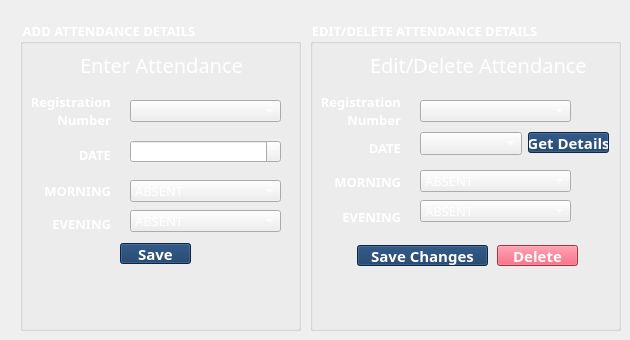
    <widget class="QWidget" name="tab_6">
     <attribute name="title">
      <string>Attendance</string>
     </attribute>
     <widget class="QGroupBox" name="groupBox_3">
      <property name="geometry">
       <rect>
        <x>20</x>
        <y>20</y>
        <width>281</width>
        <height>311</height>
       </rect>
      </property>
      <property name="font">
       <font>
        <family>Poppins Black</family>
        <pointsize>10</pointsize>
        <weight>75</weight>
        <bold>true</bold>
       </font>
      </property>
      <property name="styleSheet">
       <string notr="true">color: rgb(255, 255, 255);</string>
      </property>
      <property name="title">
       <string>ADD ATTENDANCE DETAILS</string>
      </property>
      <widget class="QLabel" name="label_47">
       <property name="geometry">
        <rect>
         <x>10</x>
         <y>20</y>
         <width>41</width>
         <height>41</height>
        </rect>
       </property>
       <property name="text">
        <string/>
       </property>
       <property name="pixmap">
        <pixmap>../../../../school_management_pyqt/schl_mgmt_app/src/attendance.png</pixmap>
       </property>
       <property name="scaledContents">
        <bool>true</bool>
       </property>
      </widget>
      <widget class="QLabel" name="label_48">
       <property name="geometry">
        <rect>
         <x>60</x>
         <y>30</y>
         <width>201</width>
         <height>29</height>
        </rect>
       </property>
       <property name="font">
        <font>
         <family>Poppins</family>
         <pointsize>15</pointsize>
         <weight>50</weight>
         <italic>false</italic>
         <bold>false</bold>
         <kerning>true</kerning>
        </font>
       </property>
       <property name="layoutDirection">
        <enum>Qt::LeftToRight</enum>
       </property>
       <property name="styleSheet">
        <string notr="true">color: rgb(255, 255, 255);</string>
       </property>
       <property name="text">
        <string>Enter Attendance</string>
       </property>
       <property name="scaledContents">
        <bool>true</bool>
       </property>
       <property name="alignment">
        <set>Qt::AlignLeading|Qt::AlignLeft|Qt::AlignVCenter</set>
       </property>
      </widget>
      <widget class="QComboBox" name="cb41">
       <property name="geometry">
        <rect>
         <x>110</x>
         <y>80</y>
         <width>151</width>
         <height>22</height>
        </rect>
       </property>
       <property name="font">
        <font>
         <family>Poppins SemiBold</family>
         <pointsize>10</pointsize>
        </font>
       </property>
       <property name="styleSheet">
        <string notr="true">color: rgb(255, 255, 255);
gridline-color: rgb(255, 255, 255);
selection-color: rgb(15, 52, 96);
border-color: rgb(255, 255, 255);</string>
       </property>
       <property name="editable">
        <bool>false</bool>
       </property>
       <property name="frame">
        <bool>true</bool>
       </property>
      </widget>
      <widget class="QLabel" name="label_49">
       <property name="geometry">
        <rect>
         <x>10</x>
         <y>60</y>
         <width>81</width>
         <height>61</height>
        </rect>
       </property>
       <property name="font">
        <font>
         <family>Poppins</family>
         <pointsize>10</pointsize>
         <weight>75</weight>
         <italic>false</italic>
         <bold>true</bold>
         <kerning>true</kerning>
        </font>
       </property>
       <property name="layoutDirection">
        <enum>Qt::LeftToRight</enum>
       </property>
       <property name="styleSheet">
        <string notr="true">color: rgb(255, 255, 255);</string>
       </property>
       <property name="text">
        <string>Registration Number</string>
       </property>
       <property name="scaledContents">
        <bool>true</bool>
       </property>
       <property name="alignment">
        <set>Qt::AlignRight|Qt::AlignTrailing|Qt::AlignVCenter</set>
       </property>
       <property name="wordWrap">
        <bool>true</bool>
       </property>
      </widget>
      <widget class="QLabel" name="label_50">
       <property name="geometry">
        <rect>
         <x>50</x>
         <y>110</y>
         <width>41</width>
         <height>50</height>
        </rect>
       </property>
       <property name="font">
        <font>
         <family>Poppins</family>
         <pointsize>10</pointsize>
         <weight>75</weight>
         <italic>false</italic>
         <bold>true</bold>
         <kerning>true</kerning>
        </font>
       </property>
       <property name="layoutDirection">
        <enum>Qt::LeftToRight</enum>
       </property>
       <property name="styleSheet">
        <string notr="true">color: rgb(255, 255, 255);</string>
       </property>
       <property name="text">
        <string>DATE</string>
       </property>
       <property name="scaledContents">
        <bool>true</bool>
       </property>
       <property name="alignment">
        <set>Qt::AlignRight|Qt::AlignTrailing|Qt::AlignVCenter</set>
       </property>
      </widget>
      <widget class="QLabel" name="label_51">
       <property name="geometry">
        <rect>
         <x>10</x>
         <y>146</y>
         <width>81</width>
         <height>50</height>
        </rect>
       </property>
       <property name="font">
        <font>
         <family>Poppins</family>
         <pointsize>10</pointsize>
         <weight>75</weight>
         <italic>false</italic>
         <bold>true</bold>
         <kerning>true</kerning>
        </font>
       </property>
       <property name="layoutDirection">
        <enum>Qt::LeftToRight</enum>
       </property>
       <property name="styleSheet">
        <string notr="true">color: rgb(255, 255, 255);</string>
       </property>
       <property name="text">
        <string>MORNING</string>
       </property>
       <property name="scaledContents">
        <bool>true</bool>
       </property>
       <property name="alignment">
        <set>Qt::AlignRight|Qt::AlignTrailing|Qt::AlignVCenter</set>
       </property>
      </widget>
      <widget class="QLabel" name="label_52">
       <property name="geometry">
        <rect>
         <x>10</x>
         <y>179</y>
         <width>81</width>
         <height>50</height>
        </rect>
       </property>
       <property name="font">
        <font>
         <family>Poppins</family>
         <pointsize>10</pointsize>
         <weight>75</weight>
         <italic>false</italic>
         <bold>true</bold>
         <kerning>true</kerning>
        </font>
       </property>
       <property name="layoutDirection">
        <enum>Qt::LeftToRight</enum>
       </property>
       <property name="styleSheet">
        <string notr="true">color: rgb(255, 255, 255);</string>
       </property>
       <property name="text">
        <string>EVENING</string>
       </property>
       <property name="scaledContents">
        <bool>true</bool>
       </property>
       <property name="alignment">
        <set>Qt::AlignRight|Qt::AlignTrailing|Qt::AlignVCenter</set>
       </property>
      </widget>
      <widget class="QPushButton" name="b41">
       <property name="geometry">
        <rect>
         <x>100</x>
         <y>223</y>
         <width>71</width>
         <height>21</height>
        </rect>
       </property>
       <property name="font">
        <font>
         <family>Poppins</family>
         <pointsize>11</pointsize>
         <weight>75</weight>
         <bold>true</bold>
        </font>
       </property>
       <property name="styleSheet">
        <string notr="true">background-color: rgb(15, 52, 96);
color: rgb(255, 255, 255);</string>
       </property>
       <property name="text">
        <string>Save</string>
       </property>
      </widget>
      <widget class="QDateEdit" name="tb41">
       <property name="geometry">
        <rect>
         <x>110</x>
         <y>120</y>
         <width>151</width>
         <height>23</height>
        </rect>
       </property>
       <property name="font">
        <font>
         <pointsize>10</pointsize>
        </font>
       </property>
       <property name="autoFillBackground">
        <bool>true</bool>
       </property>
       <property name="styleSheet">
        <string notr="true"> color: white;</string>
       </property>
      </widget>
      <widget class="QLabel" name="l41">
       <property name="geometry">
        <rect>
         <x>14</x>
         <y>260</y>
         <width>251</width>
         <height>30</height>
        </rect>
       </property>
       <property name="font">
        <font>
         <family>Poppins</family>
         <pointsize>11</pointsize>
         <weight>75</weight>
         <italic>false</italic>
         <bold>true</bold>
         <kerning>true</kerning>
        </font>
       </property>
       <property name="layoutDirection">
        <enum>Qt::LeftToRight</enum>
       </property>
       <property name="styleSheet">
        <string notr="true">color: rgb(255, 255, 255);</string>
       </property>
       <property name="text">
        <string/>
       </property>
       <property name="scaledContents">
        <bool>true</bool>
       </property>
       <property name="alignment">
        <set>Qt::AlignCenter</set>
       </property>
      </widget>
      <widget class="QComboBox" name="tb42">
       <property name="geometry">
        <rect>
         <x>110</x>
         <y>160</y>
         <width>151</width>
         <height>22</height>
        </rect>
       </property>
       <property name="font">
        <font>
         <family>Poppins SemiBold</family>
         <pointsize>10</pointsize>
        </font>
       </property>
       <property name="styleSheet">
        <string notr="true">color: rgb(255, 255, 255);
gridline-color: rgb(255, 255, 255);
selection-color: rgb(15, 52, 96);
border-color: rgb(255, 255, 255);</string>
       </property>
       <item>
        <property name="text">
         <string>ABSENT</string>
        </property>
       </item>
       <item>
        <property name="text">
         <string>PRESENT</string>
        </property>
       </item>
      </widget>
      <widget class="QComboBox" name="tb43">
       <property name="geometry">
        <rect>
         <x>110</x>
         <y>190</y>
         <width>151</width>
         <height>22</height>
        </rect>
       </property>
       <property name="font">
        <font>
         <family>Poppins SemiBold</family>
         <pointsize>10</pointsize>
        </font>
       </property>
       <property name="styleSheet">
        <string notr="true">color: rgb(255, 255, 255);
gridline-color: rgb(255, 255, 255);
selection-color: rgb(15, 52, 96);
border-color: rgb(255, 255, 255);</string>
       </property>
       <item>
        <property name="text">
         <string>ABSENT</string>
        </property>
       </item>
       <item>
        <property name="text">
         <string>PRESENT</string>
        </property>
       </item>
      </widget>
     </widget>
     <widget class="QGroupBox" name="groupBox_4">
      <property name="geometry">
       <rect>
        <x>310</x>
        <y>20</y>
        <width>311</width>
        <height>311</height>
       </rect>
      </property>
      <property name="font">
       <font>
        <family>Poppins Black</family>
        <pointsize>10</pointsize>
        <weight>75</weight>
        <bold>true</bold>
       </font>
      </property>
      <property name="styleSheet">
       <string notr="true">color: rgb(255, 255, 255);</string>
      </property>
      <property name="title">
       <string>EDIT/DELETE ATTENDANCE DETAILS</string>
      </property>
      <widget class="QLabel" name="label_55">
       <property name="geometry">
        <rect>
         <x>10</x>
         <y>20</y>
         <width>41</width>
         <height>41</height>
        </rect>
       </property>
       <property name="text">
        <string/>
       </property>
       <property name="pixmap">
        <pixmap>../../../../school_management_pyqt/schl_mgmt_app/src/attendance.png</pixmap>
       </property>
       <property name="scaledContents">
        <bool>true</bool>
       </property>
      </widget>
      <widget class="QLabel" name="label_56">
       <property name="geometry">
        <rect>
         <x>60</x>
         <y>30</y>
         <width>241</width>
         <height>29</height>
        </rect>
       </property>
       <property name="font">
        <font>
         <family>Poppins</family>
         <pointsize>15</pointsize>
         <weight>50</weight>
         <italic>false</italic>
         <bold>false</bold>
         <kerning>true</kerning>
        </font>
       </property>
       <property name="layoutDirection">
        <enum>Qt::LeftToRight</enum>
       </property>
       <property name="styleSheet">
        <string notr="true">color: rgb(255, 255, 255);</string>
       </property>
       <property name="text">
        <string>Edit/Delete Attendance</string>
       </property>
       <property name="scaledContents">
        <bool>true</bool>
       </property>
       <property name="alignment">
        <set>Qt::AlignLeading|Qt::AlignLeft|Qt::AlignVCenter</set>
       </property>
      </widget>
      <widget class="QComboBox" name="cb42">
       <property name="geometry">
        <rect>
         <x>110</x>
         <y>80</y>
         <width>151</width>
         <height>22</height>
        </rect>
       </property>
       <property name="font">
        <font>
         <family>Poppins SemiBold</family>
         <pointsize>10</pointsize>
        </font>
       </property>
       <property name="styleSheet">
        <string notr="true">color: rgb(255, 255, 255);
gridline-color: rgb(255, 255, 255);
selection-color: rgb(15, 52, 96);
border-color: rgb(255, 255, 255);</string>
       </property>
      </widget>
      <widget class="QLabel" name="label_57">
       <property name="geometry">
        <rect>
         <x>10</x>
         <y>60</y>
         <width>81</width>
         <height>61</height>
        </rect>
       </property>
       <property name="font">
        <font>
         <family>Poppins</family>
         <pointsize>10</pointsize>
         <weight>75</weight>
         <italic>false</italic>
         <bold>true</bold>
         <kerning>true</kerning>
        </font>
       </property>
       <property name="layoutDirection">
        <enum>Qt::LeftToRight</enum>
       </property>
       <property name="styleSheet">
        <string notr="true">color: rgb(255, 255, 255);</string>
       </property>
       <property name="text">
        <string>Registration Number</string>
       </property>
       <property name="scaledContents">
        <bool>true</bool>
       </property>
       <property name="alignment">
        <set>Qt::AlignRight|Qt::AlignTrailing|Qt::AlignVCenter</set>
       </property>
       <property name="wordWrap">
        <bool>true</bool>
       </property>
      </widget>
      <widget class="QLabel" name="label_58">
       <property name="geometry">
        <rect>
         <x>50</x>
         <y>102</y>
         <width>41</width>
         <height>51</height>
        </rect>
       </property>
       <property name="font">
        <font>
         <family>Poppins</family>
         <pointsize>10</pointsize>
         <weight>75</weight>
         <italic>false</italic>
         <bold>true</bold>
         <kerning>true</kerning>
        </font>
       </property>
       <property name="layoutDirection">
        <enum>Qt::LeftToRight</enum>
       </property>
       <property name="styleSheet">
        <string notr="true">color: rgb(255, 255, 255);</string>
       </property>
       <property name="text">
        <string>DATE</string>
       </property>
       <property name="scaledContents">
        <bool>true</bool>
       </property>
       <property name="alignment">
        <set>Qt::AlignRight|Qt::AlignTrailing|Qt::AlignVCenter</set>
       </property>
      </widget>
      <widget class="QLabel" name="label_59">
       <property name="geometry">
        <rect>
         <x>10</x>
         <y>136</y>
         <width>81</width>
         <height>51</height>
        </rect>
       </property>
       <property name="font">
        <font>
         <family>Poppins</family>
         <pointsize>10</pointsize>
         <weight>75</weight>
         <italic>false</italic>
         <bold>true</bold>
         <kerning>true</kerning>
        </font>
       </property>
       <property name="layoutDirection">
        <enum>Qt::LeftToRight</enum>
       </property>
       <property name="styleSheet">
        <string notr="true">color: rgb(255, 255, 255);</string>
       </property>
       <property name="text">
        <string>MORNING</string>
       </property>
       <property name="scaledContents">
        <bool>true</bool>
       </property>
       <property name="alignment">
        <set>Qt::AlignRight|Qt::AlignTrailing|Qt::AlignVCenter</set>
       </property>
      </widget>
      <widget class="QLabel" name="label_60">
       <property name="geometry">
        <rect>
         <x>10</x>
         <y>171</y>
         <width>81</width>
         <height>51</height>
        </rect>
       </property>
       <property name="font">
        <font>
         <family>Poppins</family>
         <pointsize>10</pointsize>
         <weight>75</weight>
         <italic>false</italic>
         <bold>true</bold>
         <kerning>true</kerning>
        </font>
       </property>
       <property name="layoutDirection">
        <enum>Qt::LeftToRight</enum>
       </property>
       <property name="styleSheet">
        <string notr="true">color: rgb(255, 255, 255);</string>
       </property>
       <property name="text">
        <string>EVENING</string>
       </property>
       <property name="scaledContents">
        <bool>true</bool>
       </property>
       <property name="alignment">
        <set>Qt::AlignRight|Qt::AlignTrailing|Qt::AlignVCenter</set>
       </property>
      </widget>
      <widget class="QPushButton" name="b42">
       <property name="geometry">
        <rect>
         <x>47</x>
         <y>225</y>
         <width>131</width>
         <height>21</height>
        </rect>
       </property>
       <property name="font">
        <font>
         <family>Poppins</family>
         <pointsize>11</pointsize>
         <weight>75</weight>
         <bold>true</bold>
        </font>
       </property>
       <property name="styleSheet">
        <string notr="true">background-color: rgb(15, 52, 96);
color: rgb(255, 255, 255);</string>
       </property>
       <property name="text">
        <string>Save Changes</string>
       </property>
      </widget>
      <widget class="QComboBox" name="cb43">
       <property name="geometry">
        <rect>
         <x>110</x>
         <y>112</y>
         <width>102</width>
         <height>23</height>
        </rect>
       </property>
       <property name="font">
        <font>
         <family>Poppins SemiBold</family>
         <pointsize>10</pointsize>
        </font>
       </property>
       <property name="styleSheet">
        <string notr="true">color: rgb(255, 255, 255);
gridline-color: rgb(255, 255, 255);
selection-color: rgb(15, 52, 96);
border-color: rgb(255, 255, 255);</string>
       </property>
      </widget>
      <widget class="QPushButton" name="b44">
       <property name="geometry">
        <rect>
         <x>218</x>
         <y>112</y>
         <width>81</width>
         <height>21</height>
        </rect>
       </property>
       <property name="font">
        <font>
         <family>Poppins</family>
         <pointsize>11</pointsize>
         <weight>75</weight>
         <bold>true</bold>
        </font>
       </property>
       <property name="styleSheet">
        <string notr="true">background-color: rgb(15, 52, 96);
color: rgb(255, 255, 255);</string>
       </property>
       <property name="text">
        <string>Get Details</string>
       </property>
      </widget>
      <widget class="QPushButton" name="b43">
       <property name="geometry">
        <rect>
         <x>187</x>
         <y>225</y>
         <width>81</width>
         <height>21</height>
        </rect>
       </property>
       <property name="font">
        <font>
         <family>Poppins</family>
         <pointsize>11</pointsize>
         <weight>75</weight>
         <bold>true</bold>
        </font>
       </property>
       <property name="styleSheet">
        <string notr="true">background-color: rgb(233, 69, 96);
color: rgb(255, 255, 255);</string>
       </property>
       <property name="text">
        <string>Delete</string>
       </property>
      </widget>
      <widget class="QLabel" name="l42">
       <property name="geometry">
        <rect>
         <x>27</x>
         <y>260</y>
         <width>260</width>
         <height>30</height>
        </rect>
       </property>
       <property name="font">
        <font>
         <family>Poppins</family>
         <pointsize>11</pointsize>
         <weight>75</weight>
         <italic>false</italic>
         <bold>true</bold>
         <kerning>true</kerning>
        </font>
       </property>
       <property name="layoutDirection">
        <enum>Qt::LeftToRight</enum>
       </property>
       <property name="styleSheet">
        <string notr="true">color: rgb(255, 255, 255);</string>
       </property>
       <property name="text">
        <string/>
       </property>
       <property name="scaledContents">
        <bool>true</bool>
       </property>
       <property name="alignment">
        <set>Qt::AlignCenter</set>
       </property>
      </widget>
      <widget class="QComboBox" name="tb44">
       <property name="geometry">
        <rect>
         <x>110</x>
         <y>150</y>
         <width>151</width>
         <height>22</height>
        </rect>
       </property>
       <property name="font">
        <font>
         <family>Poppins SemiBold</family>
         <pointsize>10</pointsize>
        </font>
       </property>
       <property name="styleSheet">
        <string notr="true">color: rgb(255, 255, 255);
gridline-color: rgb(255, 255, 255);
selection-color: rgb(15, 52, 96);
border-color: rgb(255, 255, 255);</string>
       </property>
       <item>
        <property name="text">
         <string>ABSENT</string>
        </property>
       </item>
       <item>
        <property name="text">
         <string>PRESENT</string>
        </property>
       </item>
      </widget>
      <widget class="QComboBox" name="tb45">
       <property name="geometry">
        <rect>
         <x>110</x>
         <y>180</y>
         <width>151</width>
         <height>22</height>
        </rect>
       </property>
       <property name="font">
        <font>
         <family>Poppins SemiBold</family>
         <pointsize>10</pointsize>
        </font>
       </property>
       <property name="styleSheet">
        <string notr="true">color: rgb(255, 255, 255);
gridline-color: rgb(255, 255, 255);
selection-color: rgb(15, 52, 96);
border-color: rgb(255, 255, 255);</string>
       </property>
       <item>
        <property name="text">
         <string>ABSENT</string>
        </property>
       </item>
       <item>
        <property name="text">
         <string>PRESENT</string>
        </property>
       </item>
      </widget>
      <zorder>label_55</zorder>
      <zorder>label_56</zorder>
      <zorder>cb42</zorder>
      <zorder>label_58</zorder>
      <zorder>label_59</zorder>
      <zorder>label_60</zorder>
      <zorder>b42</zorder>
      <zorder>cb43</zorder>
      <zorder>b44</zorder>
      <zorder>b43</zorder>
      <zorder>label_57</zorder>
      <zorder>l42</zorder>
      <zorder>tb44</zorder>
      <zorder>tb45</zorder>
     </widget>
    </widget>
